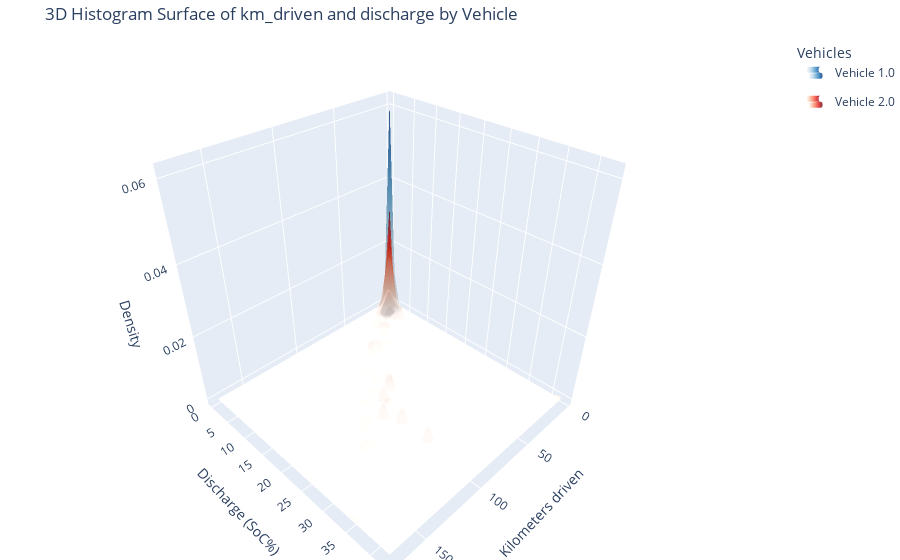

Write notebook code for a chart like this one.
### Code cell
import numpy as np
import plotly.graph_objects as go

vehicles = trip_data['vin'].unique()
colors = ['Blues', 'Reds', 'Greens', 'Purples', 'Oranges', 'Viridis'] 

fig = go.Figure()

x = trip_data['km_driven'].values
y = trip_data['discharge'].values
xedges = np.linspace(x.min(), x.max(), 31)
yedges = np.linspace(y.min(), y.max(), 31)
xcenters = 0.5 * (xedges[:-1] + xedges[1:])
ycenters = 0.5 * (yedges[:-1] + yedges[1:])
X, Y = np.meshgrid(xcenters, ycenters, indexing="ij")

for i, vin in enumerate(vehicles):
    subset = trip_data[trip_data['vin'] == vin]
    hist, _, _ = np.histogram2d(
        subset['km_driven'], subset['discharge'],
        bins=[xedges, yedges],
        density=True
    )
    
    # Surface plot
    fig.add_trace(go.Surface(
        x=X,
        y=Y,
        z=hist,
        colorscale=colors[i % len(colors)],
        showscale=False,
        name=f'Vehicle {vin}',
        opacity=0.8,
        hoverinfo="skip", 
        legendgroup=f'{vin}',  # raggruppa
        showlegend=True  
    ))

    

fig.update_layout(
    title='3D Histogram Surface of km_driven and discharge by Vehicle',
    scene=dict(
        xaxis_title='Kilometers driven',
        yaxis_title='Discharge (SoC%)',
        zaxis_title='Density'
    ),
    margin=dict(l=0, r=0, b=0, t=40),
    legend=dict(title="Vehicles")
)

fig.show()

### Figure 1 — Plotly figure (JSON) as saved in the notebook; plotly's stock layout.template omitted (floating-point values rounded to 4 significant figures; data arrays with more than 128 entries replaced by an {"elided": "..."} marker saying what was removed)
{"data": [{"colorscale": [[0, "rgb(247,251,255)"], [0.125, "rgb(222,235,247)"], [0.25, "rgb(198,219,239)"], [0.375, "rgb(158,202,225)"], [0.5, "rgb(107,174,214)"], [0.625, "rgb(66,146,198)"], [0.75, "rgb(33,113,181)"], [0.875, "rgb(8,81,156)"], [1, "rgb(8,48,107)"]], "hoverinfo": "skip", "legendgroup": "1.0", "name": "Vehicle 1.0", "opacity": 0.8, "showlegend": true, "showscale": false, "type": "surface", "x": {"elided": "30x30 float values"}, "y": {"elided": "30x30 float values"}, "z": {"elided": "30x30 float values"}}, {"colorscale": [[0, "rgb(255,245,240)"], [0.125, "rgb(254,224,210)"], [0.25, "rgb(252,187,161)"], [0.375, "rgb(252,146,114)"], [0.5, "rgb(251,106,74)"], [0.625, "rgb(239,59,44)"], [0.75, "rgb(203,24,29)"], [0.875, "rgb(165,15,21)"], [1, "rgb(103,0,13)"]], "hoverinfo": "skip", "legendgroup": "2.0", "name": "Vehicle 2.0", "opacity": 0.8, "showlegend": true, "showscale": false, "type": "surface", "x": {"elided": "30x30 float values"}, "y": {"elided": "30x30 float values"}, "z": {"elided": "30x30 float values"}}], "layout": {"legend": {"title": {"text": "Vehicles"}}, "margin": {"b": 0, "l": 0, "r": 0, "t": 40}, "scene": {"xaxis": {"title": {"text": "Kilometers driven"}}, "yaxis": {"title": {"text": "Discharge (SoC%)"}}, "zaxis": {"title": {"text": "Density"}}}, "title": {"text": "3D Histogram Surface of km_driven and discharge by Vehicle"}}}
